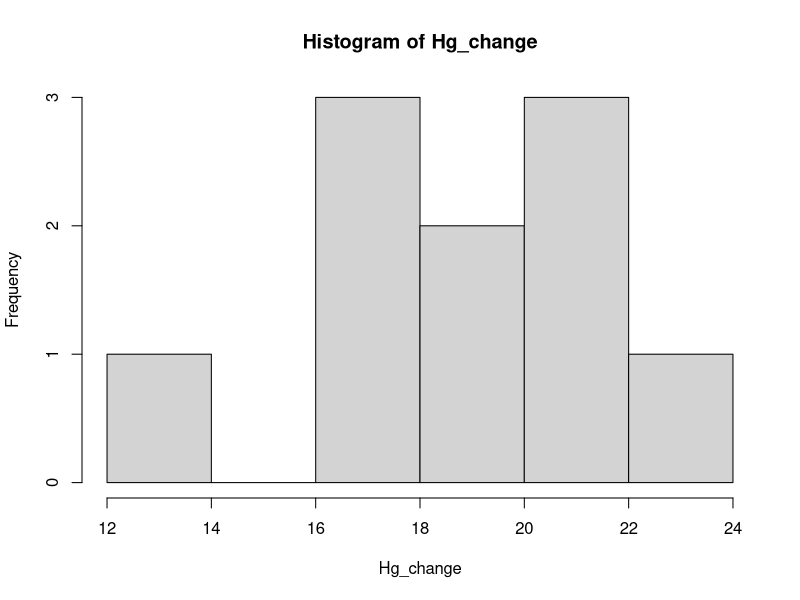

Write R code to recreate this figure.
# Проводим эксперимент по улучшению уровня гемоглобина у пациентов
sample_size <- 10 # Количество пациентов, прошедших, терапию
Hg_improve <- 20 # Истинное среднее изменение уровня Hg (в ГЕНЕРАЛЬНОЙ СОВОКУПНОСТИ)
Hg_sd <- 3 # Разброс в улучшении Hg
Hg_change <- rnorm(sample_size, Hg_improve, Hg_sd) # На сколько изменился Hg у пациентов?
hist(Hg_change)

# Меряем, на сколько изменилось давление после терапии:
result <- t.test(Hg_change, conf.level = 0.95)
print('Двусторонний ДИ:')
print(result$conf.int)

result <- t.test(Hg_change, conf.level = 0.95, alternative = 'greater')
print('Односторонний ДИ:')
print(result$conf.int)

# Попробуйте правосторонний ДИ:
